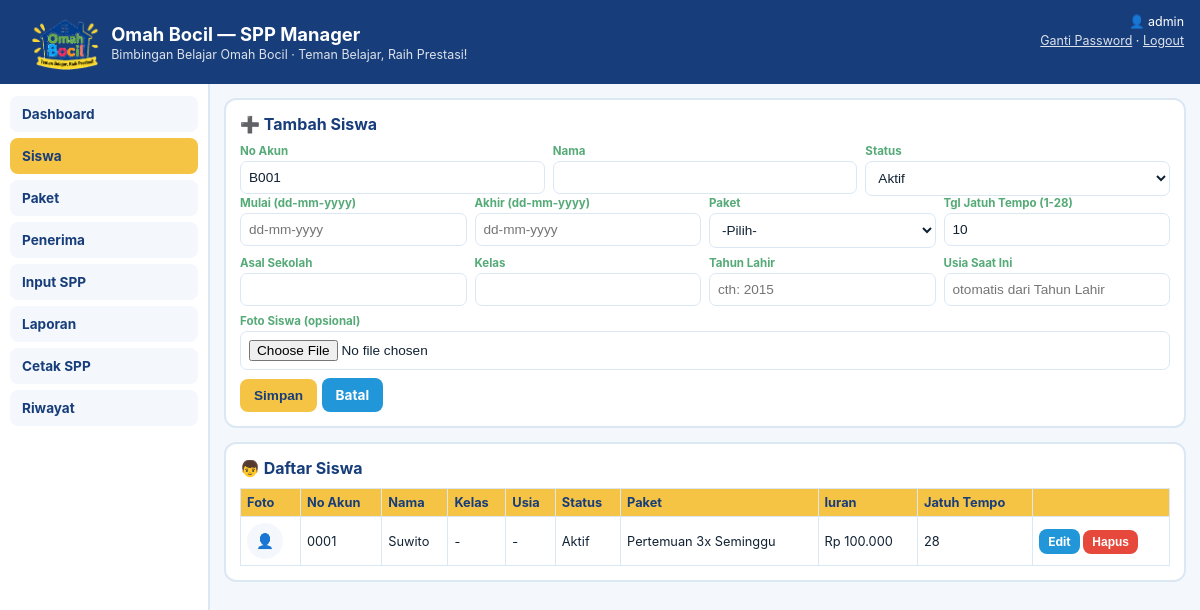
The page /siswa (signed in) on the database as committed earlier.
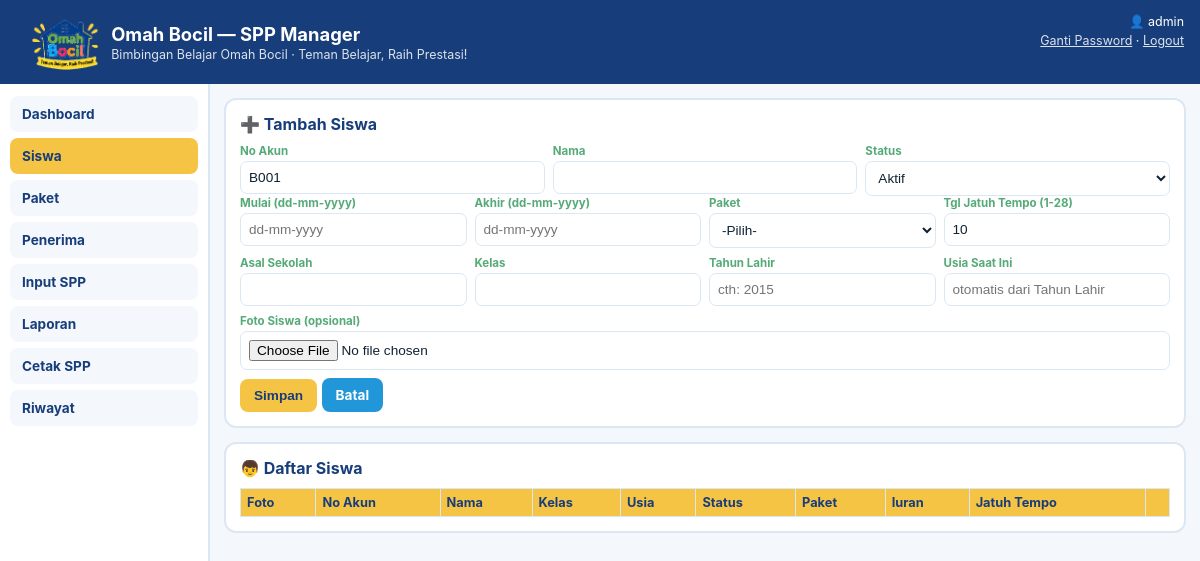
The same page on the database as committed later.
### tables this page shows
CREATE TABLE students (
                id INTEGER PRIMARY KEY AUTOINCREMENT,
                no_akun TEXT NOT NULL UNIQUE,
                nama TEXT NOT NULL,
                status TEXT NOT NULL DEFAULT 'Aktif',
                mulai TEXT,
                akhir TEXT,
                paket_id INTEGER,
                jatuh_tempo INTEGER NOT NULL DEFAULT 10, foto TEXT,
                FOREIGN KEY (paket_id) REFERENCES packages(id) ON DELETE SET NULL
            );

CREATE TABLE packages (
                id INTEGER PRIMARY KEY AUTOINCREMENT,
                name TEXT NOT NULL,
                price INTEGER NOT NULL DEFAULT 0
            );

### app.py (the view)
@app.route("/siswa")
@login_required
def siswa_list():
    students = db.get_all_students()
    for s in students:
        s["usia"] = hitung_usia(s.get("tahun_lahir"))
    packages = db.get_all_packages()
    edit_id = request.args.get("edit", type=int)
    edit_student = db.get_student(edit_id) if edit_id else None
    next_no_akun = None if edit_student else db.get_next_no_akun()
    return render_template("siswa.html", students=students, packages=packages,
                            edit_student=edit_student, next_no_akun=next_no_akun)

### app.py (called while the page is built)
def hitung_usia(tahun_lahir):
    if not tahun_lahir:
        return None
    return date.today().year - tahun_lahir

def login_required(view_func):
    @wraps(view_func)
    def wrapper(*args, **kwargs):
        if not session.get("admin_id"):
            return redirect(url_for("login", next=request.path))
        return view_func(*args, **kwargs)
    return wrapper

@app.context_processor
def inject_globals():
    return {
        "MONTHS": MONTHS,
        "active_tab": request.endpoint,
        "current_admin": session.get("admin_username"),
        "today_year": date.today().year,
    }

### database.py (called while the page is built)
def get_connection():
    conn = sqlite3.connect(DB_NAME)
    conn.row_factory = sqlite3.Row
    conn.execute("PRAGMA foreign_keys = ON")
    return conn

@contextmanager
def get_cursor(commit=False):
    conn = get_connection()
    cur = conn.cursor()
    try:
        yield cur
        if commit:
            conn.commit()
    finally:
        conn.close()

def get_all_packages():
    with get_cursor() as cur:
        cur.execute("SELECT * FROM packages ORDER BY name")
        return [dict(r) for r in cur.fetchall()]

### templates/siswa.html (shortened to what the changed rows need)
{% extends "base.html" %}
{% block content %}
<div class="card">
  <h2>➕ {{ 'Edit' if edit_student else 'Tambah' }} Siswa</h2>
</div>
<div class="card">
  <h2>👦 Daftar Siswa</h2>
  <div class="tbl-wrap">
    <table>
      <thead><tr><th>Foto</th><th>No Akun</th><th>Nama</th><th>Kelas</th><th>Usia</th><th>Status</th><th>Paket</th><th>Iuran</th><th>Jatuh Tempo</th><th></th></tr></thead>
      <tbody>
        {% for s in students %}
        <tr>
          <td>
            {% if s.foto %}
              <img class="zoom-foto" src="{{ url_for('static', filename='uploads/siswa/' + s.foto) }}" alt="Foto {{ s.nama }}" style="height:36px;width:36px;object-fit:cover;border-radius:50%;border:1.5px solid var(--line)">
            {% else %}
              <span style="display:inline-flex;align-items:center;justify-content:center;height:36px;width:36px;border-radius:50%;background:var(--bg);color:#9ab;font-size:.9rem">👤</span>
            {% endif %}
          </td>
          <td>{{ s.no_akun }}</td><td>{{ s.nama }}</td>
          <td>{{ s.kelas or '-' }}</td>
          <td>{{ s.usia ~ ' th' if s.usia else '-' }}</td>
          <td>{{ s.status }}</td>
          <td>{{ s.paket_name or '-' }}</td>
          <td>{{ ('Rp ' + '{:,}'.format(s.paket_price).replace(',', '.')) if s.paket_price is not none else '-' }}</td>
          <td>{{ s.jatuh_tempo }}</td>
          <td style="white-space:nowrap">
            <a class="btn small" href="{{ url_for('siswa_list', edit=s.id) }}">Edit</a>
            <form method="post" action="{{ url_for('siswa_hapus', student_id=s.id) }}" style="display:inline" onsubmit="return confirm('Hapus siswa ini? Riwayat pembayarannya akan ikut terhapus.');">
              <button class="btn small red" type="submit">Hapus</button>
            </form>
          </td>
        </tr>
        {% endfor %}
      </tbody>
    </table>
  </div>
</div>
{% endblock %}

Rows that differ between the two databases and show on the page:
removed students: no_akun "0001", nama "Suwito", kelas "-", usia "-", status "Aktif", name "Pertemuan 3x Seminggu", jatuh_tempo "28"
removed packages: price "Rp 100.000"
